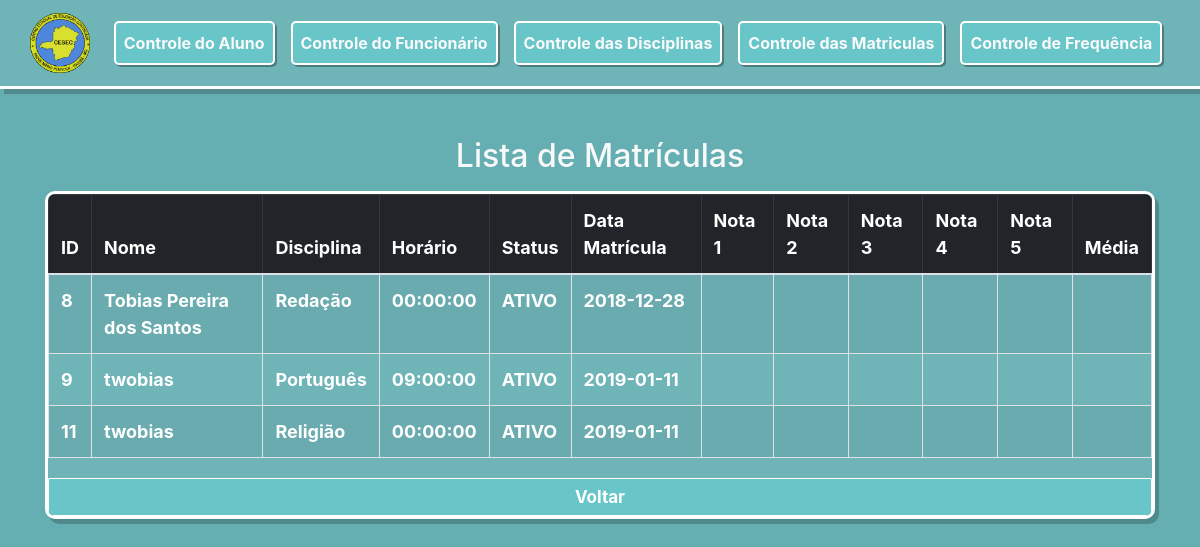
Screenshot of /matriculas/listaMat.php with the database file from the repository.
### tables this page shows
CREATE TABLE `matricula` (
  `id` int(11) NOT NULL,
  `idAluno` int(11) NOT NULL,
  `idDisciplina` int(11) NOT NULL,
  `dataMatricula` date NOT NULL,
  `dataConclusao` date DEFAULT NULL,
  `status` set('ATIVO','INATIVO','','') NOT NULL,
  `nota1` float DEFAULT NULL,
  `nota2` float DEFAULT NULL,
  `nota3` float DEFAULT NULL,
  `nota4` float DEFAULT NULL,
  `nota5` float DEFAULT NULL,
  `media` float DEFAULT NULL,
  `horaAula` time DEFAULT NULL
);

CREATE TABLE `aluno` (
  `id` int(11) NOT NULL,
  `rg` varchar(10) NOT NULL,
  `cpf` bigint(20) NOT NULL,
  `nome` varchar(100) NOT NULL,
  `turno` int(11) NOT NULL,
  `orgaoExpedidor` varchar(10) NOT NULL,
  `mae` varchar(100) NOT NULL,
  `pai` varchar(100) DEFAULT NULL,
  `tituloEleitor` bigint(20) NOT NULL,
  `reservista` bigint(20) DEFAULT NULL,
  `sexo` varchar(10) DEFAULT NULL,
  `estadoCivil` varchar(10) DEFAULT NULL,
  `logradouro` varchar(100) DEFAULT NULL,
  `bairro` varchar(100) DEFAULT NULL,
  `complemento` varchar(100) DEFAULT NULL,
  `numeroResidencial` int(11) DEFAULT NULL,
  `cidade` varchar(50) DEFAULT NULL,
  `cep` bigint(20) DEFAULT NULL,
  `estado` varchar(4) DEFAULT NULL,
  `telefone` bigint(20) NOT NULL,
  `email` varchar(50) NOT NULL,
  `celular` bigint(20) NOT NULL,
  `status` varchar(8) NOT NULL,
  `datacadastro` date NOT NULL,
  `grauensino` varchar(15) NOT NULL
);

CREATE TABLE `disciplina` (
  `id` int(11) NOT NULL,
  `descricao` varchar(100) NOT NULL,
  `idGrauEnsino` int(11) NOT NULL,
  `idProf` int(11) NOT NULL,
  `turno` int(11) DEFAULT NULL,
  `horario` time NOT NULL
);

### funcoes.php (called while the page is built, shortened)
<?php
    function executa($query, $con) {
        $res = mysqli_query($con, $query);
        return $res;
    }
?>

### matriculas/listaMat.php (the view, shortened to what this page needs)
<!DOCTYPE html>
<html>
    <head>
		<link rel="stylesheet" href="../css/bootstrap.css" >
		<link rel="stylesheet" href="../css/Professor.css" >
    </head>
	<?php
	include_once ("../conexao.php");
	include_once ("../funcoes.php");
	$query = "SELECT * FROM matricula ORDER BY id";
	$resultado = mysqli_query($con, $query);
	?>
    <body style="background-color:#65AFB2;">
		<nav class="container-fluid mx-auto navbar navbar-expand-lg corpoMenu main-nav navbar-dark sticky-top " style="font-weight:bold; ">
			<ul class="nav navbar-nav mx-auto">
				<div class="navbar-brand">
					<a class="navbar-btn mx-auto"  href="../paginaInicialAdm.php">
						<img src="../imagens/LogoProMenu.png" alt="logo" style="width:60px;">
					</a>
				</div>
				<div class="collapse navbar-collapse text-center" id="collapsibleNavbar">
					<ul class="navbar-nav">
						<li class="nav-item botoesDoMenu ml-2 mr-2">
							<a class="nav-link text-light " href="../aluno/controleAluno.php">Controle do Aluno</a>
						</li>
						<li class="nav-item botoesDoMenu ml-2 mr-2">
							<a class="nav-link text-light" href="../professor/controleProfessor.php">Controle do Funcionário</a>
						</li>
						<li class="nav-item botoesDoMenu ml-2 mr-2">
							<a class="nav-link text-light" href="../disciplina/controleDisciplinas.php">Controle das Disciplinas</a>
						</li>
						<li class="nav-item botoesDoMenu ml-2 mr-2">
							<a class="nav-link text-light" href="controleMatriculas.php">Controle das Matriculas</a>
						</li>
						<li class="nav-item botoesDoMenu ml-2 mr-2">
							<a class="nav-link text-light " href="../frequencia/controleFrequencia.php">Controle de Frequência</a>
						</li>
					</ul>
				</div>
			</ul>
		</nav>
        <div class="container mt-5">
		<h2 class="text-light mb-3">Lista de Matrículas</h2>
                <div class="table-responsive corpoDaTable strong">
				<table class="table table-striped table-bordered">
                <thead class = "table-dark">
                    <tr>
                        <th scope = "col">ID</th>
                        <th scope = "col">Nome</th>
                        <th scope = "col">Disciplina</th>
                        <th scope = "col">Horário</th>
                        <th scope = "col">Status</th>
                        <th scope = "col">Data Matrícula</th>
                        <th scope = "col" class = "d-none d-md-table-cell">Nota 1</th>
                        <th scope = "col" class = "d-none d-md-table-cell">Nota 2</th>
                        <th scope = "col" class = "d-none d-md-table-cell">Nota 3</th>
                        <th scope = "col" class = "d-none d-md-table-cell">Nota 4</th>
                        <th scope = "col" class = "d-none d-md-table-cell">Nota 5</th>
                        <th scope = "col" class = "d-none d-md-table-cell">Média</th>
                    </tr>
                </thead>
                <tbody>
                    <?php
                        while ($r = mysqli_fetch_assoc($resultado)) {
                            echo"<tr>"
                            . "<th scope = 'row'>" . $r['id'] . "</th>";
                            $queryAluno = "SELECT nome FROM aluno WHERE id =" . $r['idAluno'] . ";";
                            $resAluno = mysqli_fetch_assoc(executa($queryAluno, $con));
                            echo "<td >" . $resAluno['nome'] . "</td>";
                            $queryDisciplina = "SELECT descricao FROM disciplina WHERE id =" . $r['idDisciplina'] . ";";
                            $resDisciplina = mysqli_fetch_assoc(executa($queryDisciplina, $con));
                            echo "<td >" . $resDisciplina['descricao'] . "</td>";
                            echo "<td>".$r['horaAula']."</td>";
                            echo "<td>".$r['status']."</td>";
                            echo "<td>".$r['dataMatricula']."</td>";
                            echo "<td class='d-none d-md-table-cell'>".$r['nota1']."</td>";
                            echo "<td class='d-none d-md-table-cell'>".$r['nota2']."</td>";
                            echo "<td class='d-none d-md-table-cell'>".$r['nota3']."</td>";
                            echo "<td class='d-none d-md-table-cell'>".$r['nota4']."</td>";
                            echo "<td class='d-none d-md-table-cell'>".$r['nota5']."</td>";
                            echo "<td class='d-none d-md-table-cell'>".$r['media']."</td>";
                            echo"</tr>";
                        }
                    ?>
                </tbody>
            </table>
			<div class="mx-auto">
				<a class="btn btn-light botaoVoltar strong form-control mt-1" href="../matriculas/controleMatriculas.php">Voltar</a>
			</div>
        </div>
		</div>
    </body>
</html>

### css/Professor.css (style rules this page uses)
.strong { font-weight:bold; }
.corpoMenu { margin-top:0px; background-color:#6fb4b7; border-bottom:3px solid white; box-shadow: 4px 5px rgba(0, 0, 0, 0.21); }
.botoesDoMenu { margin-top:3px; margin-bottom:3px; background-color:rgba(102,205,208,0.70); color:white; border:2px solid white; border-radius:5px; box-shadow: 2px 2px rgba(0, 0, 0, 0.31); }
.corpoDaTable { background-color:rgba(116,183,185,0.70); color:white; font-size:18px; border:3px solid white; border-radius:10px; box-shadow: 4px 5px rgba(0, 0, 0, 0.21); }
.botaoVoltar { background-color:rgba(102,205,208,0.70); color:white; font-size:17px; border:1px solid white; border-radius:1px; box-shadow: 2px 2px rgba(0, 0, 0, 0.31); }

### rows the page displays
matricula: id "8", idAluno.nome "Tobias Pereira dos Santos", idDisciplina.descricao "Redação", horaAula "00:00:00", status "ATIVO", dataMatricula "2018-12-28"
matricula: id "9", idAluno.nome "twobias", idDisciplina.descricao "Português", horaAula "09:00:00", status "ATIVO", dataMatricula "2019-01-11"
matricula: id "11", idAluno.nome "twobias", idDisciplina.descricao "Religião", horaAula "00:00:00", status "ATIVO", dataMatricula "2019-01-11"
